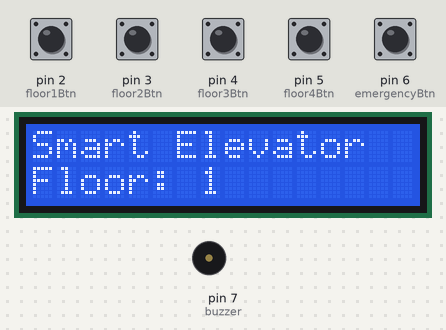
This sketch was run on a simulated Arduino Uno, built with avr-gcc and run on an emulated ATmega328P. Shown: 16×2 character LCD, buzzer (waves = sounding). The inputs (shaded band) are chosen by the test bench; at power-on: pin 2 (floor1Btn), pin 3 (floor2Btn), pin 4 (floor3Btn), pin 5 (floor4Btn), pin 6 (emergencyBtn) HIGH.

Above: at 3.2 s.
3.3 s: pin 3 (floor2Btn) pulled LOW for 0.15 s
At 4.4 s:
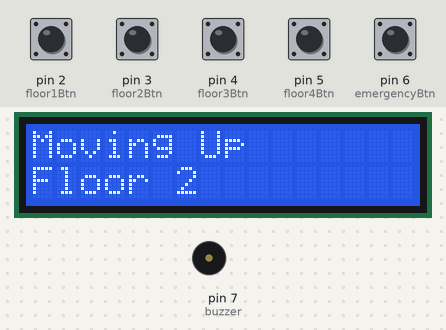
6.4 s: pin 2 (floor1Btn) pulled LOW for 1 s
At 8.0 s:
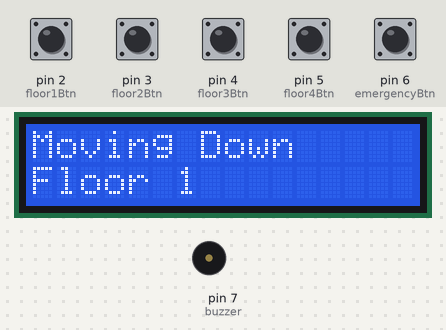
10.4 s: pin 6 (emergencyBtn) pulled LOW for 1 s
At 13.8 s:
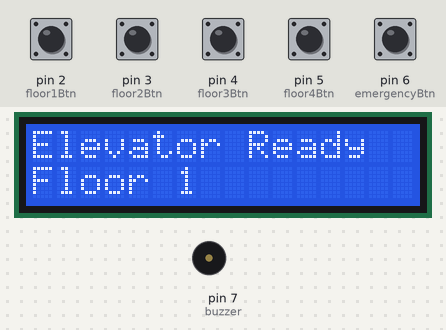
14.1 s: pin 4 (floor3Btn) pulled LOW for 0.15 s
At 19.8 s:
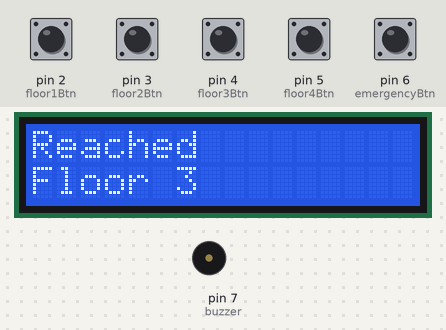
Timing chart, 0 to 20.1 s (numbered marks = the images above; inputs shaded):
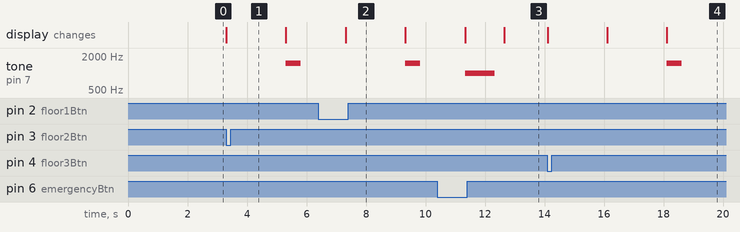

Measured:
- after the input at 3.3 s, tone on pin 7 (buzzer): silent → 1500 Hz after 2.0 s, → silent 0.50 s later; the display: changes at once (image 1)
- after the input at 6.4 s, tone on pin 7 (buzzer): silent → 1500 Hz after 2.9 s, → silent 0.50 s later; the display: first differs from a run without the input after 0.92 s (image 2)
- after the input at 10.4 s, tone on pin 7 (buzzer): silent → 1000 Hz after 0.93 s, → silent 1.0 s later; the display: first differs from a run without the input after 0.93 s (image 3 shows a later state)
- after the input at 14.1 s, tone on pin 7 (buzzer): silent → 1500 Hz after 4.0 s, → silent 0.50 s later; the display: first changes at once (image 4 shows a later state)

The sketch:

Smart_Elevator_Control_System.ino
```cpp
#include <LiquidCrystal.h>

// LCD Pins: RS, E, D4, D5, D6, D7
LiquidCrystal lcd(8, 9, 10, 11, 12, 13);

// Buttons
const int floor1Btn = 2;
const int floor2Btn = 3;
const int floor3Btn = 4;
const int floor4Btn = 5;
const int emergencyBtn = 6;

// Buzzer
const int buzzer = 7;

// Current floor
int currentFloor = 1;

void setup() {
  lcd.begin(16, 2);

  pinMode(floor1Btn, INPUT_PULLUP);
  pinMode(floor2Btn, INPUT_PULLUP);
  pinMode(floor3Btn, INPUT_PULLUP);
  pinMode(floor4Btn, INPUT_PULLUP);
  pinMode(emergencyBtn, INPUT_PULLUP);

  pinMode(buzzer, OUTPUT);

  lcd.clear();
  lcd.setCursor(0, 0);
  lcd.print("Smart Elevator");
  lcd.setCursor(0, 1);
  lcd.print("Floor: 1");
  delay(2000);
}

void loop() {

  // Emergency Stop
  if (digitalRead(emergencyBtn) == LOW) {
    lcd.clear();
    lcd.setCursor(0, 0);
    lcd.print("EMERGENCY!");
    lcd.setCursor(0, 1);
    lcd.print("STOPPED");

    tone(buzzer, 1000);
    delay(1000);
    noTone(buzzer);

    while (digitalRead(emergencyBtn) == LOW);
    delay(300);

    displayFloor();
  }

  // Floor Requests
  if (digitalRead(floor1Btn) == LOW)
    moveToFloor(1);

  if (digitalRead(floor2Btn) == LOW)
    moveToFloor(2);

  if (digitalRead(floor3Btn) == LOW)
    moveToFloor(3);

  if (digitalRead(floor4Btn) == LOW)
    moveToFloor(4);
}

void moveToFloor(int targetFloor) {

  if (targetFloor == currentFloor)
    return;

  while (currentFloor < targetFloor) {

    currentFloor++;

    lcd.clear();
    lcd.setCursor(0, 0);
    lcd.print("Moving Up");
    lcd.setCursor(0, 1);
    lcd.print("Floor ");
    lcd.print(currentFloor);

    delay(2000);
  }

  while (currentFloor > targetFloor) {

    currentFloor--;

    lcd.clear();
    lcd.setCursor(0, 0);
    lcd.print("Moving Down");
    lcd.setCursor(0, 1);
    lcd.print("Floor ");
    lcd.print(currentFloor);

    delay(2000);
  }

  lcd.clear();
  lcd.setCursor(0, 0);
  lcd.print("Reached");
  lcd.setCursor(0, 1);
  lcd.print("Floor ");
  lcd.print(currentFloor);

  tone(buzzer, 1500);
  delay(500);
  noTone(buzzer);

  delay(1500);

  displayFloor();
}

void displayFloor() {
  lcd.clear();
  lcd.setCursor(0, 0);
  lcd.print("Elevator Ready");
  lcd.setCursor(0, 1);
  lcd.print("Floor ");
  lcd.print(currentFloor);
}
```
